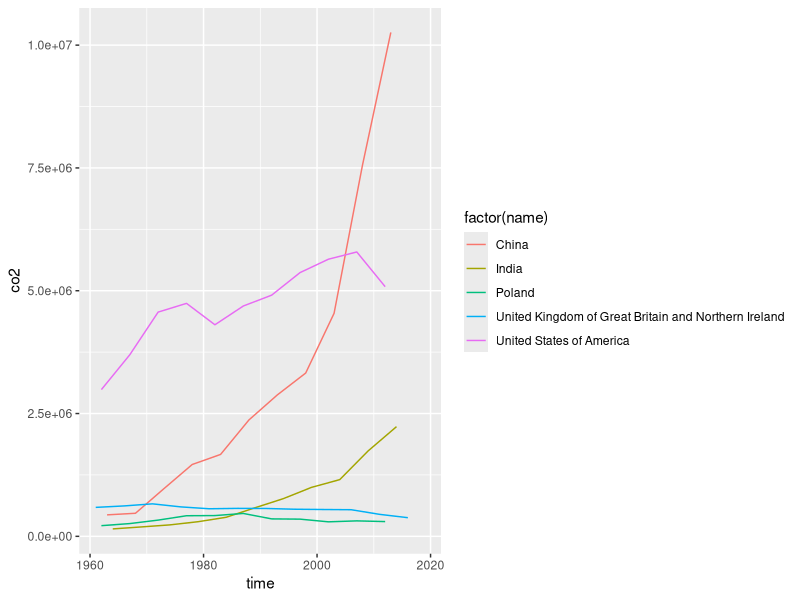
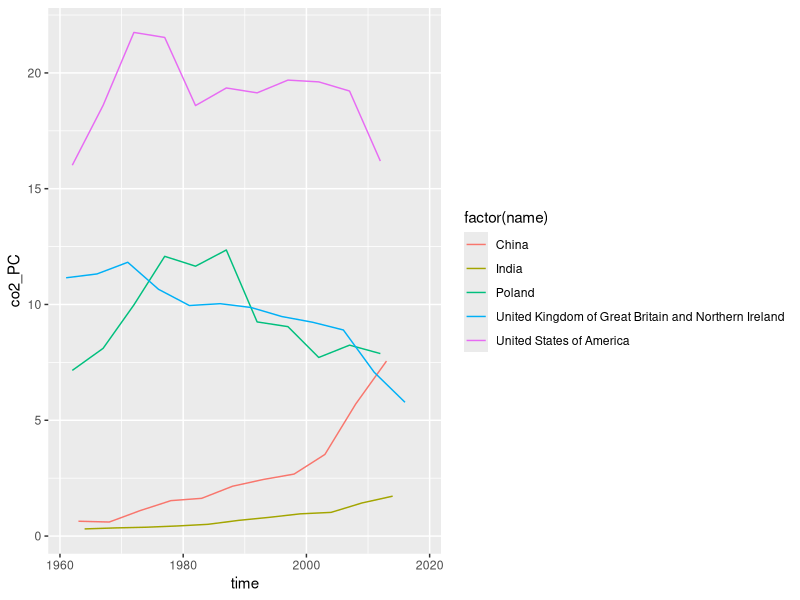
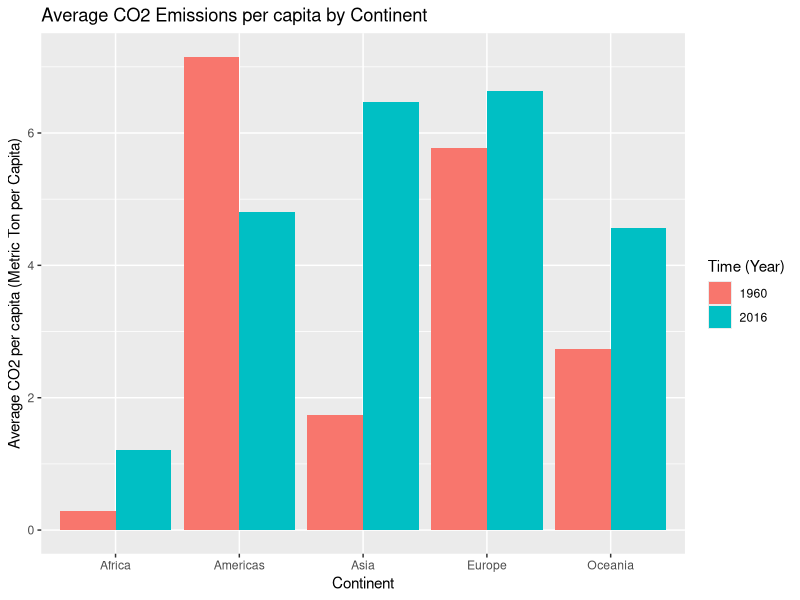

These charts were generated, in order, by the following R code:
## ---- chunk 1
knitr::opts_chunk$set(echo = TRUE)
## ---- chunk 2
library(tidyverse)
## ---- chunk 3
population_data <- read.delim("gapminder.csv")
nrow(population_data)
ncol(population_data)
## ---- chunk 4
sample_n(population_data, 2)
## ---- chunk 5
population_data %>% 
  group_by(name) %>% 
  filter(!is.na(name)) %>% 
  summarise(n = n_distinct(name)) %>% 
  arrange(desc(n))
## ---- chunk 6
population_data %>% 
  group_by(iso2) %>% 
  filter(!is.na(name)) %>% 
  summarise(n = n_distinct(name)) %>% 
  arrange(desc(n))
## ---- chunk 7
population_data %>% 
  group_by(iso3) %>% 
  filter(!is.na(name)) %>% 
  summarise(n = n_distinct(name)) %>% 
  arrange(desc(n))
## ---- chunk 8
population_data %>% 
  group_by(name) %>% 
  filter(iso2=="" & !is.na(name) & name!="") %>% 
  summarise(n = n_distinct(name))
## ---- chunk 9
population_data %>% 
  filter(!is.na(iso3) & name=="") %>% 
  group_by(name) %>% 
  distinct(iso3)
## ---- chunk 10
min(population_data$time, na.rm = TRUE)
max(population_data$time, na.rm = TRUE)
## ---- chunk 11
population_data %>% 
  group_by(time) %>% 
  filter(is.na(co2), is.na(co2_PC)) %>% 
  summarise(num_co2 = length(is.na(co2)),
  num_co2_pc = length(is.na(co2_PC))) %>% 
  arrange(rank(desc(num_co2)))

## ---- chunk 12
population_data %>% 
  filter(name == c("United States of America", "China", "India", "Poland", "United Kingdom of Great Britain and Northern Ireland")) %>% 
  ggplot(aes(time, co2, col=factor(name))) +
  geom_line() +
  scale_x_continuous(limits = c(min(population_data$time), max(population_data$time))) +
  scale_y_continuous(limits = c(min(population_data$co2), max(population_data$co2)))
## ---- chunk 13
population_data %>% 
  filter(name == c("United States of America", "China", "India", "Poland", "United Kingdom of Great Britain and Northern Ireland")) %>% 
  ggplot(aes(time, co2_PC, col=factor(name))) +
  geom_line() +
  scale_x_continuous(limits = c(min(population_data$time), max(population_data$time))) +
  scale_y_continuous(limits = c(min(population_data$co2_PC), max(population_data$co2_PC)))
## ---- chunk 14
population_data %>% 
  select(region, co2_PC, time) %>% 
  filter(!is.na(region), !is.na(co2_PC), !region=="", time %in% c("1960", "2016")) %>% 
  group_by(region, time) %>% 
  summarise(avg_col2_PC = mean(co2_PC, na.rm = TRUE)) %>% 
  ggplot(aes(region, avg_col2_PC, fill=factor(time))) +
  geom_col(position="dodge") +
  labs(title = "Average CO2 Emissions per capita by Continent",
       x="Continent",
       y="Average CO2 per capita (Metric Ton per Capita)",
       fill="Time (Year)")
